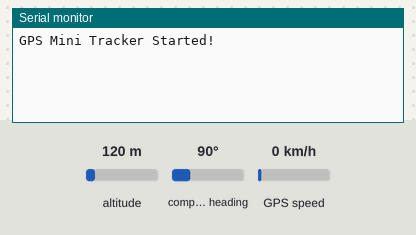
Bench run of a sketch on a simulated ESP32. On the bench: the last lines printed to the serial monitor. The test bench sets the inputs (shaded band); at power-on: GPS speed 0 km/h, altitude 120 m, compass heading 90°. The GPS gets a fix after 3 s at 37.7749, -122.4194 with 8 satellites.

Above: at 1.2 s.
1.3 s: GPS speed set to 2 km/h
At 3.6 s:
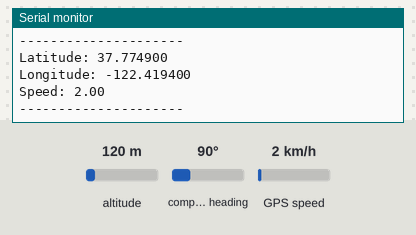
4.5 s: GPS speed set to 30 km/h
At 5.8 s:
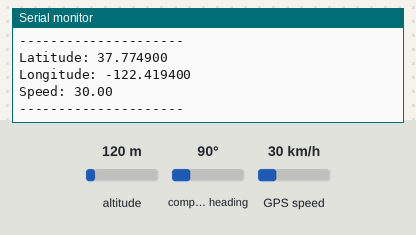

The sketch:

main.ino
```cpp
#include <TinyGPS++.h>
#include <HardwareSerial.h>

// Inisialisasi TinyGPS++
TinyGPSPlus gps;

// Inisialisasi Serial untuk GPS
HardwareSerial SerialGPS(1);

void setup() {
  Serial.begin(115200);  // Serial untuk monitor
  SerialGPS.begin(9600, SERIAL_8N1, 16, 17);  // RX = 16, TX = 17

  Serial.println("GPS Mini Tracker Started!");
}

void loop() {
  while (SerialGPS.available() > 0) {
    if (gps.encode(SerialGPS.read())) {  // Proses data GPS
      if (gps.location.isUpdated()) {   // Jika data lokasi baru tersedia
        Serial.print("Latitude: ");
        Serial.println(gps.location.lat(), 6);
        Serial.print("Longitude: ");
        Serial.println(gps.location.lng(), 6);
        Serial.print("Speed: ");
        Serial.println(gps.speed.kmph());
        Serial.println("---------------------");
      }
    }
  }
}
```

Measured:
- after the input at 1.3 s, the serial monitor: prints a new line after 1.7 s (image 1)
- after the input at 4.5 s, the serial monitor: prints a new line after 0.51 s (image 2)
